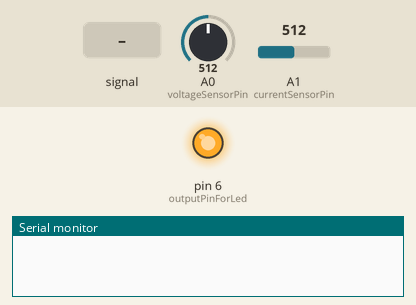
Simulated run of this sketch. Board: Arduino Uno, built with avr-gcc and run on an emulated ATmega328P. Shown: output pins drawn as LEDs (lit = HIGH), the last lines printed to the serial monitor. The inputs (shaded band) are chosen by the test bench; at power-on: A1 (currentSensorPin) = 512, A0 (voltageSensorPin) = 512.

Above: at 6.2 s.
6.3 s: A0 (voltageSensorPin) fed a 1000 Hz sine of ±255 counts around its level
At 6.62 s:
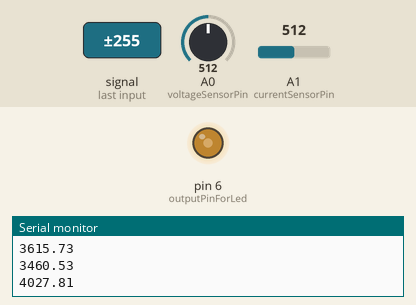
At 7.7 s:
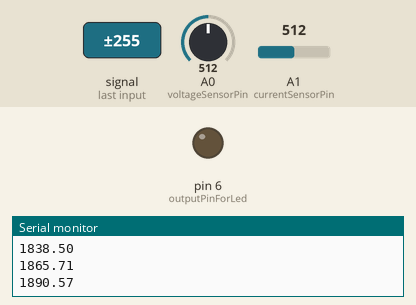
8.1 s: A1 (currentSensorPin) set to 529
11.1 s: A1 (currentSensorPin) set to 716
14.1 s: A1 (currentSensorPin) set to 306
Timing chart, 0 to 17.1 s (numbered marks = the images above; inputs shaded):
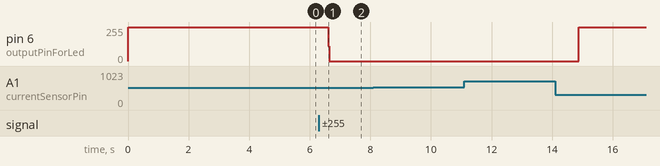

Measured:
- after the input at 6.3 s, pin 6 (outputPinForLed): 255/255 → 0/255 after 0.31 s

The sketch:

LED_DigitalMeter.ino
```cpp
// Tool for emulating a digital supply meter.
//
// The original version was released in October 2012 for use on an
// Arduino Uno or emonTX V3.  The intended burden resistor was 150R.
//
// May 2014:
// Upgraded for use on the emonTx V3 using calibration data supplied by
// Glyn Hudson and Robert Wall.  When run on an emonTx V3, the on-board LED
// will flash once for every WattHour's worth of energy that is consumed.
// This allows the hardware to be calibrated against a digital supply meter.
//
// Once the optimal value of powerCal has been ascertained, that same value
// can be used with confidence on all Mk2 PV Router sketches than I have posted.
//
//                  Robin Emley (calypso_rae on Open Energy Monitor Forum)
//                  May 2014

#define NEGATIVE 0
#define POSITIVE 1
#define ON 1
#define OFF 0

const byte outputPinForLed = 6; // for the emonTx V3
const byte voltageSensorPin = 0; // for the emonTx V3

// only one CT input can be active at a time!
// ******************************************
const byte currentSensorPin = 1; // for the emonTx V3 (CT1)
//const byte currentSensorPin = 2; // for the emonTx V3 (CT2)
//const byte currentSensorPin = 3; // for the emonTx V3 (CT3)
//const byte currentSensorPin = 4; // for the emonTx V3 (CT4)
// ******************************************


long cycleCount = 0; // used to time LED events, rather than calling millis()
int samplesDuringThisMainsCycle = 0;
float cyclesPerSecond = 50; // use float to ensure accurate maths

long noOfSamplePairs = 0;
byte polarityNow;

boolean beyondStartUpPhase = false;

float energyInBucket = 10; // mimics the operation of a meter at the grid connection point.
int capacityOfEnergyBucket = 3600; // 0.001 kWh = 3600 Joules
int sampleV,sampleI;   // voltage & current samples are integers in the ADC's input range 0 - 1023
int lastSampleV;     // stored value from the previous loop (HP filter is for voltage samples only)
float lastFilteredV,filteredV;  //  voltage values after HP-filtering to remove the DC offset

float prevDCoffset;          // <<--- for LPF
float DCoffset;              // <<--- for LPF
float cumVdeltasThisCycle;   // <<--- for LPF
float sampleVminusDC;         // <<--- for LPF
float sampleIminusDC;         // <<--- used with LPF
float lastSampleVminusDC;     // <<--- used with LPF
float sumP;   //  cumulative sum of power calculations within each mains cycle

// items for charging, including LED display
boolean myLED_pulseInProgress = false;
unsigned long myLED_onAt;
int consumedPowerRegister = 0;
float energyLevelForDiags = 0;
float lastEnergyLevelForDiags;

// Voltage calibration constant:

// AC-AC Voltage adapter is designed to step down the voltage from 230V to 9V
// but the AC Voltage adapter is running open circuit and so output voltage is
// likely to be 20% higher than 9V (9 x 1.2) = 10.8V.
// Open circuit step down = 230 / 10.8 = 21.3

// The output voltage is then steped down further with the voltage divider which has
// values Rb = 10k, Rt = 120k (which will reduce the voltage by 13 times.

// The combined step down is therefore 21.3 x 13 = 276.9 which is the
// theoretical calibration constant entered below.

// Current calibration constant:
// Current calibration constant = 2000 / 22 Ohms burden resistor (The CT sensor has a ratio of 2000:1)

// for use with CT1 - CT3
float POWERCAL = (276.9*(3.3/1023))*(90.9*(3.3/1023)); // <---- powerCal value

// for use with CT4
// float POWERCAL = (276.9*(3.3/1023))*(16.6*(3.3/1023)); // <---- powerCal value (2000 / 120R burden resistor)

float PHASECAL = 1;


void setup()
{
  Serial.begin(9600);
  pinMode(outputPinForLed, OUTPUT);
  digitalWrite(outputPinForLed, ON);
  delay(5000);

  // powerCal can be adjusted here for improved accuracy
  //
//  POWERCAL = 0.25; // Units are Joules per ADC-level squared.  Used for converting the product of
                    // voltage and current samples into Joules.

  PHASECAL = 1;
}


void loop() // each loop is for one pair of V & I measurements
{
  noOfSamplePairs++;              // for stats only
  samplesDuringThisMainsCycle++;  // for power calculation at the start of each mains cycle

  // store values from previous loop
  lastSampleV=sampleV;            // for digital high-pass filter
  lastFilteredV = filteredV;      // for HPF, used to identify the start of each mains cycle
  lastSampleVminusDC = sampleVminusDC;  // for phasecal calculation

// Get the next pair of raw samples.  Because the CT generally adds more phase-advance
// than the voltage sensor, it makes sense to sample current before voltage
  sampleI = analogRead(currentSensorPin);
  sampleV = analogRead(voltageSensorPin);

  // remove the DC offset from these samples as determined by a low-pass filter
  sampleVminusDC = sampleV - DCoffset;
  sampleIminusDC = sampleI - DCoffset;

  // a high-pass filter is used just for determining the start of each mains cycle
  filteredV = 0.996*(lastFilteredV+sampleV-lastSampleV);

  // Establish the polarities of the latest and previous filtered voltage samples
  byte polarityOfLastReading = polarityNow;
  if(filteredV >= 0)
    polarityNow = POSITIVE;
  else
    polarityNow = NEGATIVE;


  if (polarityNow == POSITIVE)
  {
    if (polarityOfLastReading != POSITIVE)
    {
      // This is the start of a new mains cycle (just after the +ve going z-c point)
      cycleCount++; // for stats only
//      checkLedStatus(); // a really useful function, but can be commented out if not required

      // update the Low Pass Filter for DC-offset removal
      prevDCoffset = DCoffset;
      DCoffset = prevDCoffset + (0.01 * cumVdeltasThisCycle);

      //  Calculate the real power of all instantaneous measurements taken during the
      //  previous mains cycle, and determine the gain (or loss) in energy.
      float realPower = POWERCAL * sumP / (float)samplesDuringThisMainsCycle;
      float realEnergy = realPower / cyclesPerSecond;

      if (beyondStartUpPhase == true)
      {
        // Providing that the DC-blocking filters have had sufficient time to settle,
        // add this power contribution to the energy bucket
        energyInBucket += realEnergy;
        energyLevelForDiags += realEnergy;

        if ((cycleCount % 50) == 0)
        {
          Serial.println (energyInBucket);
        }

        if (energyInBucket > capacityOfEnergyBucket)
        {
          energyInBucket -= capacityOfEnergyBucket;
          registerConsumedPower();
        }

        if (energyInBucket < 0)
        {
          digitalWrite(outputPinForLed, 1);
          energyInBucket = 0;
        }
      }
      else
      {
        // wait until the DC-blocking filters have had time to settle
        if(cycleCount > 100) // 100 mains cycles is 2 seconds
          beyondStartUpPhase = true;
      }
      checkMyLED_status();

      // clear the per-cycle accumulators for use in this new mains cycle.
      sumP = 0;
      samplesDuringThisMainsCycle = 0;
      cumVdeltasThisCycle = 0;
    } // end of processing that is specific to the first +ve Vsample in each new mains cycle
  }  // end of processing that is specific to positive Vsamples


  // Processing for ALL Vsamples, both positive and negative
  //------------------------------------------------------------

  // Apply phase-shift to the voltage waveform to ensure that the system measures a
  // resistive load with a power factor of unity.
  float  phaseShiftedVminusDC =
                lastSampleVminusDC + PHASECAL * (sampleVminusDC - lastSampleVminusDC);
  float instP = phaseShiftedVminusDC * sampleIminusDC; //  power contribution for this pair of V&I samples
  sumP +=instP;     // cumulative power contributions for this mains cycle

  cumVdeltasThisCycle += (sampleV - DCoffset); // for use with LP filter
} // end of loop()


void registerConsumedPower()
{
  consumedPowerRegister++;
  myLED_onAt = cycleCount;
  digitalWrite(outputPinForLed, ON);
  myLED_pulseInProgress = true;
  Serial.println(energyLevelForDiags - lastEnergyLevelForDiags);
  lastEnergyLevelForDiags = energyLevelForDiags;
}

void checkMyLED_status()
{
  if (myLED_pulseInProgress == true)
  {
    if (cycleCount > (myLED_onAt + 2)) // pulse duration = 40 ms
    {
      digitalWrite(outputPinForLed, OFF);
      myLED_pulseInProgress = false;
    }
  }
}
```
